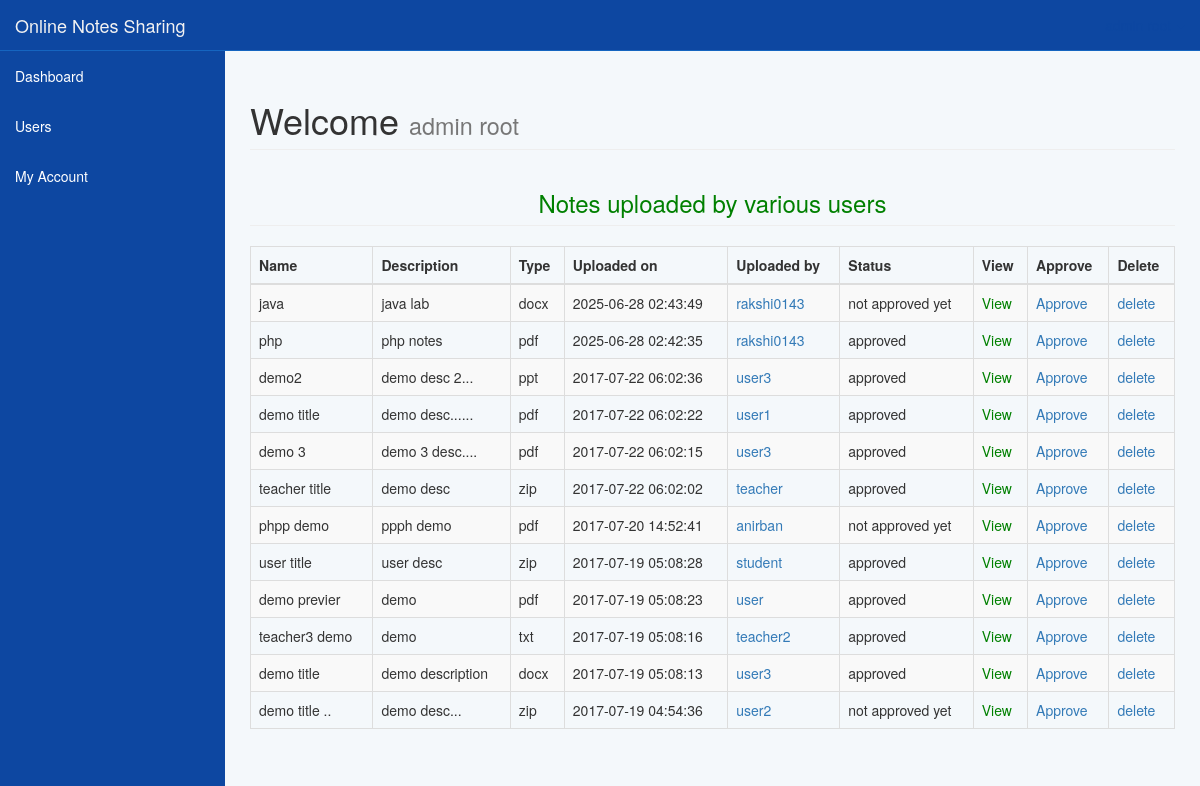
The page /dashboard/ (signed in) on the database its author committed.
### tables this page shows
CREATE TABLE `uploads` (
  `file_id` int(11) NOT NULL,
  `file_name` varchar(225) NOT NULL,
  `file_description` text NOT NULL,
  `file_type` varchar(225) NOT NULL,
  `file_uploader` varchar(225) NOT NULL,
  `file_uploaded_on` timestamp NOT NULL DEFAULT current_timestamp() ON UPDATE current_timestamp(),
  `file_uploaded_to` varchar(225) NOT NULL,
  `file` varchar(225) NOT NULL,
  `status` varchar(225) NOT NULL DEFAULT 'not approved yet'
);

### dashboard/index.php (the view, shortened to what this page needs)
<?php include('includes/adminheader.php');  ?>
 <div id="wrapper">
       <?php include 'includes/adminnav.php';?>
        <div id="page-wrapper">
            <div class="container-fluid">
                <div class="row">
                    <div class="col-lg-12">
                        <h1 class="page-header">
                            Welcome
                            <small><?php echo $_SESSION['name']; ?></small>
                        </h1>
<?php if($_SESSION['role'] == 'admin') {
?>
<h3 class="page-header">
                            <center> <marquee width = 70% ><font color="green" > Notes uploaded by various users</font></marquee></center>
                        </h3>
<div class="row">
<div class="col-lg-12">
        <div class="table-responsive">
<form action="" method="post">
            <table class="table table-bordered table-striped table-hover">
            <thead>
                    <tr>
                        <th>Name</th>
                        <th>Description</th>
                        <th>Type </th>
                        <th>Uploaded on</th>
                        <th>Uploaded by </th>
                        <th>Status</th>
                        <th>View</th>
                        <th>Approve</th>
                        <th>Delete</th>
                    </tr>
                </thead>
                <tbody>
                 <?php
$query = "SELECT * FROM uploads ORDER BY file_uploaded_on DESC";
$run_query = mysqli_query($conn, $query) or die(mysqli_error($conn));
if (mysqli_num_rows($run_query) > 0) {
while ($row = mysqli_fetch_array($run_query)) {
    $file_id = $row['file_id'];
    $file_name = $row['file_name'];
    $file_description = $row['file_description'];
    $file_type = $row['file_type'];
    $file_date = $row['file_uploaded_on'];
    $file_uploader = $row['file_uploader'];
    $file_status = $row['status'];
    $file = $row['file'];
    echo "<tr>";
    echo "<td>$file_name</td>";
    echo "<td>$file_description</td>";
    echo "<td>$file_type</td>";
    echo "<td>$file_date</td>";
    echo "<td><a href='viewprofile.php?name=$file_uploader' target='_blank'> $file_uploader </a></td>";
    echo "<td>$file_status</td>";
    echo "<td><a href='allfiles/$file' target='_blank' style='color:green'>View </a></td>";
    echo "<td><a onClick=\"javascript: return confirm('Are you sure you want to approve this note?')\"href='?approve=$file_id'><i class='fa fa-times' style='color: red;'></i>Approve</a></td>";
    echo "<td><a onClick=\"javascript: return confirm('Are you sure you want to delete this post?')\" href='?del=$file_id'><i class='fa fa-times' style='color: red;'></i>delete</a></td>";
    echo "</tr>";
}
}
?>
                </tbody>
            </table>
</form>
</div>
</div>
</div>
<?php }
 ?>
</body>
</html>

### dashboard/css/sb-admin.css (style rules this page uses)
body { margin-top: 100px; background-color: #f4f8fb !important; }
@media (min-width:768px) { body { margin-top: 50px; } }
#wrapper { padding-left: 0; }
#page-wrapper { width: 100%; padding: 0; background-color: #f4f8fb; }
@media (min-width:768px) { #wrapper { padding-left: 225px; } }
@media (min-width:768px) { #page-wrapper { padding: 10px; } }

### rows shown on the page
uploads: file_name "java", file_description "java lab", file_type "docx", file_uploaded_on "2025-06-28 02:43:49", file_uploader "rakshi0143", status "not approved yet"
uploads: file_name "php", file_description "php notes", file_type "pdf", file_uploaded_on "2025-06-28 02:42:35", file_uploader "rakshi0143", status "approved"
uploads: file_name "demo2", file_description "demo desc 2...", file_type "ppt", file_uploaded_on "2017-07-22 06:02:36", file_uploader "user3", status "approved"
uploads: file_name "demo title", file_description "demo desc......", file_type "pdf", file_uploaded_on "2017-07-22 06:02:22", file_uploader "user1", status "approved"
uploads: file_name "demo 3", file_description "demo 3 desc....", file_type "pdf", file_uploaded_on "2017-07-22 06:02:15", file_uploader "user3", status "approved"
uploads: file_name "teacher title", file_description "demo desc", file_type "zip", file_uploaded_on "2017-07-22 06:02:02", file_uploader "teacher", status "approved"
uploads: file_name "phpp demo", file_description "ppph demo", file_type "pdf", file_uploaded_on "2017-07-20 14:52:41", file_uploader "anirban", status "not approved yet"
uploads: file_name "user title", file_description "user desc", file_type "zip", file_uploaded_on "2017-07-19 05:08:28", file_uploader "student", status "approved"
uploads: file_name "demo previer", file_description "demo", file_type "pdf", file_uploaded_on "2017-07-19 05:08:23", file_uploader "user", status "approved"
uploads: file_name "teacher3 demo", file_description "demo", file_type "txt", file_uploaded_on "2017-07-19 05:08:16", file_uploader "teacher2", status "approved"
uploads: file_name "demo title", file_description "demo description", file_type "docx", file_uploaded_on "2017-07-19 05:08:13", file_uploader "user3", status "approved"
uploads: file_name "demo title ..", file_description "demo desc...", file_type "zip", file_uploaded_on "2017-07-19 04:54:36", file_uploader "user2", status "not approved yet"

### other values the page prints
$_SESSION['name'] "admin root"
